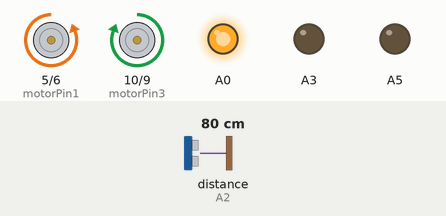
This sketch was run on a simulated Arduino Uno, built with avr-gcc and run on an emulated ATmega328P. On the bench: motor-driver pin pairs drawn as motors (green arrow = first pin HIGH = forward, orange = second pin HIGH = backward, longer = more drive), output pins drawn as LEDs (lit = HIGH). Inputs (shaded band) come from the test bench; at power-on: distance to the obstacle (sensor on A2) 80 cm. The echo pulse lasts 58.3 µs per cm; what the sketch prints to the serial monitor is not drawn.

Above: at 2.2 s.
2.3 s: distance to the obstacle (sensor on A2) set to 52 cm
3.8 s: distance to the obstacle (sensor on A2) set to 43 cm
At 5.0 s:
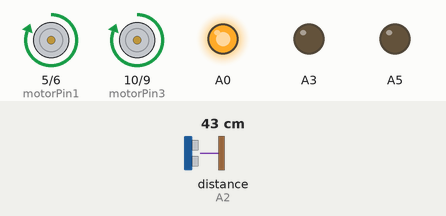
5.3 s: distance to the obstacle (sensor on A2) set to 60 cm
At 6.1 s:
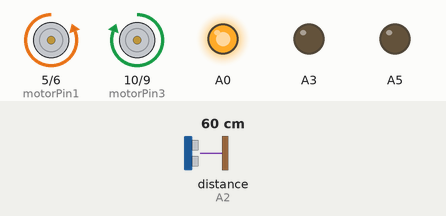
6.8 s: distance to the obstacle (sensor on A2) set to 4 cm
At 7.1 s:
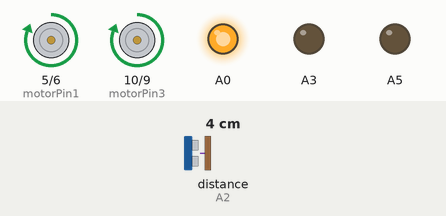
Timing chart, 0 to 9.3 s (numbered marks = the images above; inputs shaded):
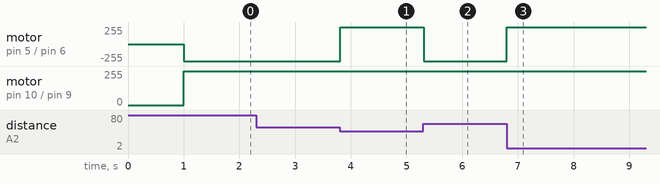

Measured:
- the behaviour switches between 49 and 48 cm on distance to the obstacle (sensor on A2) (found by bisection; images 0 and 1)
- after the input at 3.8 s, motor on pin 5 (motorPin1) / pin 6 (motorPin2): backward 255/255 → forward 255/255 at once
- after the input at 5.3 s, motor on pin 5 (motorPin1) / pin 6 (motorPin2): forward 255/255 → backward 255/255 at once
- after the input at 6.8 s, motor on pin 5 (motorPin1) / pin 6 (motorPin2): backward 255/255 → forward 255/255 at once

The sketch:

MotorDriving.ino
```cpp
/***********************************************************************************************
** Description: Project uses ultrasonic sensors to check whether there is a wall in front, and
**              if so, the robot will rotate until it no longer sees a wall anymore. The robot
**              will continue to drive forward.
**
** Author: Tyler Yan
** Date: February 19, 2023
***********************************************************************************************/

#include <NewPing.h>

// Defining where each component is connected
#define TRIG_IN A1
#define TRIG_OUT 3
#define ECHO_IN A2
#define ECHO_OUT 4

//Motor A
const int motorPin1 = 5;  // Pin 14 of L293
const int motorPin2 = 6;  // Pin 10 of L293
//Motor B
const int motorPin3 = 10; // Pin  7 of L293
const int motorPin4 = 9;  // Pin  2 of L293

// Defining constants used in code
#define DISTANCE 50 // Distance from wall

float entryDistance; // Float records distance that Ultrasonic sensors read at entry point
bool wall = false; // Boolean records whether there's a wall

NewPing sonar[1] = {NewPing(TRIG_IN, ECHO_IN, DISTANCE)};

void setup()
{
  Serial.begin(115200); // Open serial monitor at 115200 baud to see ping results.

  // Set all components up
  pinMode(A0, OUTPUT);
  pinMode(A5, OUTPUT);
  pinMode(A3, OUTPUT);
  //Set pins as outputs
  pinMode(motorPin1, OUTPUT);
  pinMode(motorPin2, OUTPUT);
  pinMode(motorPin3, OUTPUT);
  pinMode(motorPin4, OUTPUT);

  // Activate all components
  digitalWrite(A0, HIGH);
  digitalWrite(A3, LOW);
  digitalWrite(motorPin4, LOW);

  // Print out distance that sensors are tracking at and amount of people at start
  Serial.print("Wall distance is: ");
  Serial.println(DISTANCE);

  delay(1000);
}

void loop()
{
  // Records the distance at the entry point
  entryDistance = sonar[0].ping_cm();

  // Checks if the distance is less than the wall and is greater than zero at entry point
  if (entryDistance < DISTANCE && entryDistance > 0)
  {
    // If at a wall
    Serial.println("Wall");
    digitalWrite(motorPin2, LOW);
    digitalWrite(motorPin3, HIGH);
    digitalWrite(motorPin1, HIGH);
  }
  else
  {
    // If not at a wall
    Serial.println("No wall");

    digitalWrite(motorPin1, LOW);
    digitalWrite(motorPin2, HIGH);
    digitalWrite(motorPin3, HIGH);
  }
}
```
